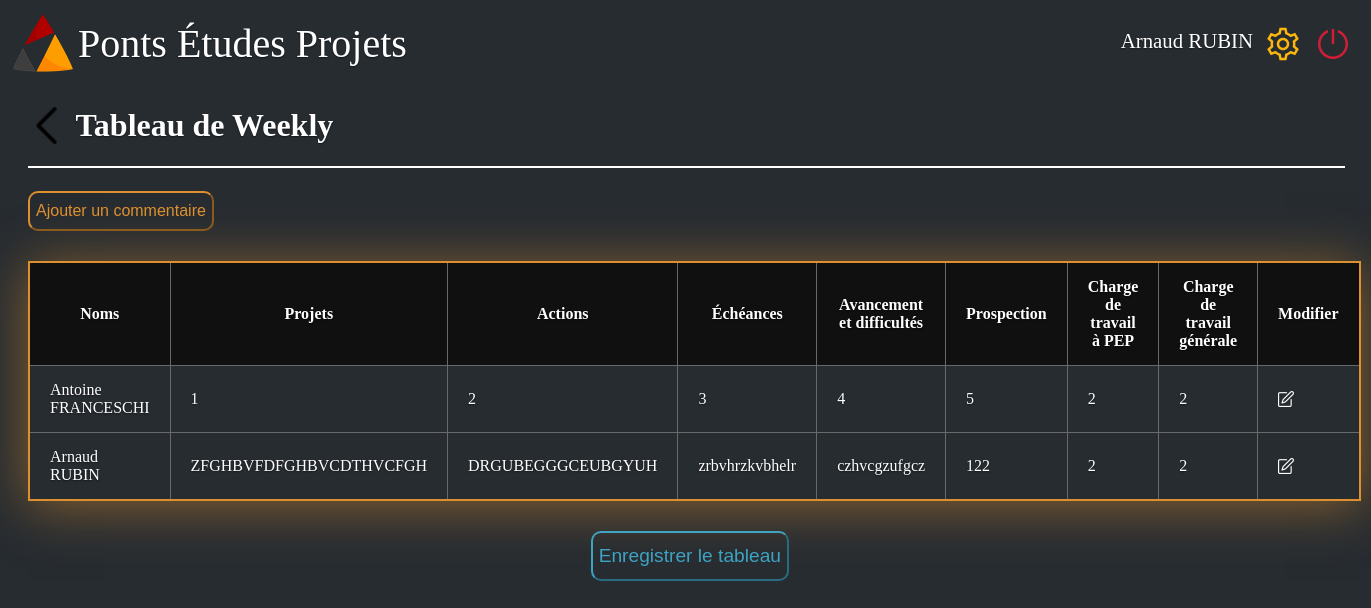
/weekly/Arnaud RUBIN, run on an earlier commit of the app's database.
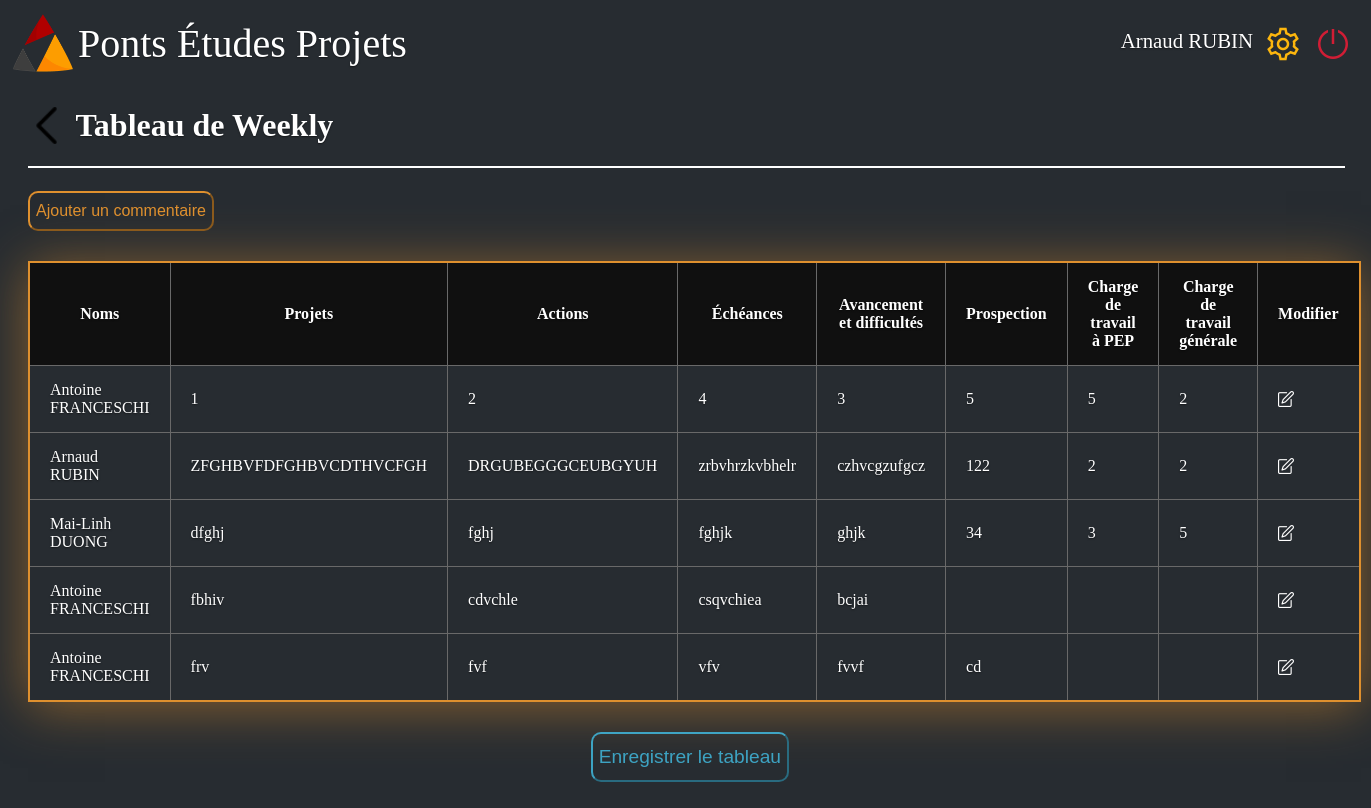
And on a later commit of the database.
### site.py (models this page shows, shortened)
class db_weekly(db.Model):
    _id = db.Column("id", db.Integer, primary_key= True)
    name = db.Column(db.String(100))
    projet = db.Column(db.String(300))
    action = db.Column(db.String(300))
    echeance = db.Column(db.String(100))
    avancement = db.Column(db.String(100))
    travail_pep = db.Column(db.Integer)
    travail_gene = db.Column(db.Integer)
    prospection = db.Column(db.String(100))

### site.py (the view)
@app.route('/weekly/<name>',methods=["GET","POST"])
def weekly(name):
    if True:
        con = sqlite3.connect("users.sqlite3")
        outfile = open('static/bdd_weekly1.csv', 'w')
        outcsv = csv.writer(outfile)
        cursor = con.execute('select * from db_weekly')
        outcsv.writerow(x[0] for x in cursor.description)
        outcsv.writerows(cursor.fetchall())
        outfile.close()
    return render_template("tableau_weekly-2.html", name=name, BDD_commentaire=db_weekly.query.all())

### templates/tableau_weekly-2.html (shortened to what this page needs)
<!DOCTYPE html>
<html>
    <head>
        <link rel="stylesheet" href={{ url_for('static', filename='style_tableau_weekly1.css') }}/>
    </head>
    <body>
        <div class="barre_principale">
            <div class="logo_junior">
                <a href="/home/{{name}}">
                    <img class= "logo_pep" src={{ url_for('static', filename='PEPLOGO.png') }}  alt= "Logo pep"/>
                    <div class="Junior">Ponts Études Projets</div>
                </a>
            </div>
            <div>
                <nav>
                    <ul class="navbar-nav">
                        <li class="user_name"><a class="user" href="#">{{name}}</a></li>
                        <li class="nav-item"><a href="#"><img src={{ url_for('static', filename='settings.png') }} alt="bouton reglage" ></a></li>
                        <li class="nav-item"><a href='/login'><img src={{ url_for('static', filename='shutdown.png') }} alt="bouton shutdown" ></a></li>
                    </ul>
                </nav>
            </div>
        </div>
        <br>
        <div class="page_margins">
            <h1 class="page_title">
                <a href="/home/{{name}}">
                    <img src={{ url_for('static', filename='back1.png') }} alt="bouton retour">
                </a>
                &nbsp; Tableau de Weekly
            </h1>
            <hr color="white" style="width: 100%;">
            <div class="ajouter">
                <button onclick="window.location.href = '/weekly/{{name}}/add';" type="button" class="Ajouter"> Ajouter un commentaire </button>
            </div>
            <table class="tableau-style">
                <thead>
                    <tr>
                        <th>Noms</th>
                        <th>Projets</th>
                        <th>Actions</th>
                        <th>Échéances</th>
                        <th>Avancement et difficultés</th>
                        <th>Prospection</th>
                        <th>Charge de travail à PEP</th>
                        <th>Charge de travail générale</th>
                        <th>Modifier</th>
                    </tr>
                </thead>
                <tbody class="case">
                    {% for commentaire in BDD_commentaire %}
                        <tr>
                            <td>{{commentaire.name}}</td>
                            <td>{{commentaire.projet}}</td>
                            <td>{{commentaire.action}}</td>
                            <td>{{commentaire.echeance}}</td>
                            <td>{{commentaire.avancement}}</td>
                            <td>{{commentaire.prospection}}</td>
                            <td>{{commentaire.travail_pep}}</td>
                            <td>{{commentaire.travail_gene}}</td>
                            <td><a href ='/weekly/{{name}}/{{commentaire._id}}/modify_delete'><img src={{ url_for('static', filename='edit1.png') }} class="edit" height="16" width="16" ></a></td>
                        </tr>
                    {% endfor %}
                </tbody>
            </table>
        </div>
        <div class="center">
            <a href={{ url_for('static', filename='bdd_weekly1.csv') }} download><button class="pdf" type="button">Enregistrer le tableau</button></a>
        </div>
    </body>
</html>

What changed in the data, as far as the page shows it:
changed db_weekly (number 2 of 5 on the later page): echeance "3" → "4"; avancement "4" → "3"; travail_pep "2" → "5"
added db_weekly: name "Mai-Linh DUONG", projet "dfghj", action "fghj", echeance "fghjk", avancement "ghjk", prospection "34", travail_pep "3", travail_gene "5"
added db_weekly: name "Antoine FRANCESCHI", projet "fbhiv", action "cdvchle", echeance "csqvchiea", avancement "bcjai"
added db_weekly: name "Antoine FRANCESCHI", projet "frv", action "fvf", echeance "vfv", avancement "fvvf", prospection "cd"
